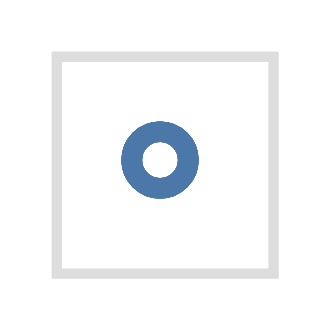

Describe this chart as a Vega-Lite specification.
### Vega specification from a JSON file in a GitHub repository (floating-point values rounded to 4 significant figures)
{"$schema": "https://vega.github.io/schema/vega/v3.0.json", "autosize": "pad", "padding": 5, "width": 21, "height": 21, "style": "cell", "data": [{"name": "source_0", "values": [{"a": "C", "b": 2}, {"a": "C", "b": 7}, {"a": "C", "b": 4}, {"a": "D", "b": 1}, {"a": "D", "b": 2}, {"a": "D", "b": 6}, {"a": "E", "b": 8}, {"a": "E", "b": 4}, {"a": "E", "b": 7}]}], "marks": [{"name": "marks", "type": "symbol", "style": ["point"], "from": {"data": "source_0"}, "encode": {"update": {"opacity": {"value": 0.7}, "stroke": {"value": "#4c78a8"}, "fill": {"value": "transparent"}, "x": {"signal": "width", "mult": 0.5}, "y": {"signal": "height", "mult": 0.5}}}}], "config": {"axisY": {"minExtent": 30}}}
